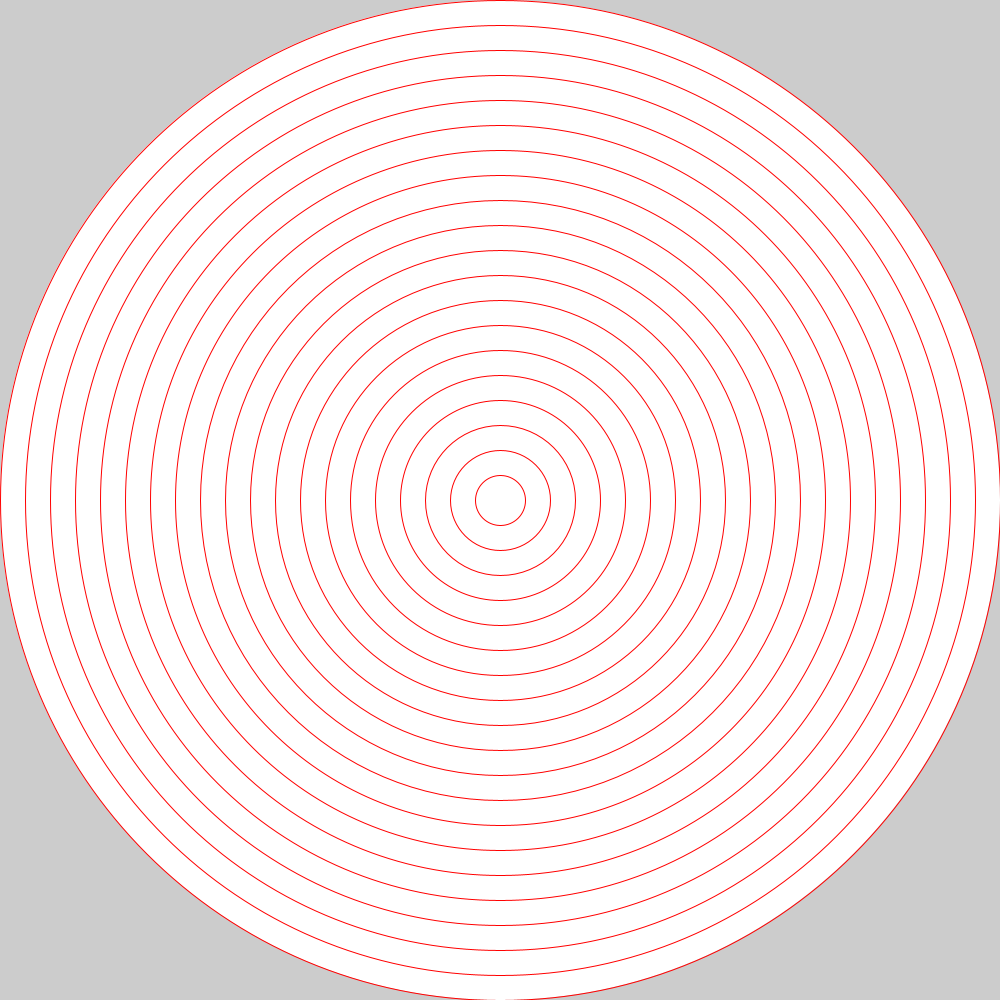
Frame 1 (no input)
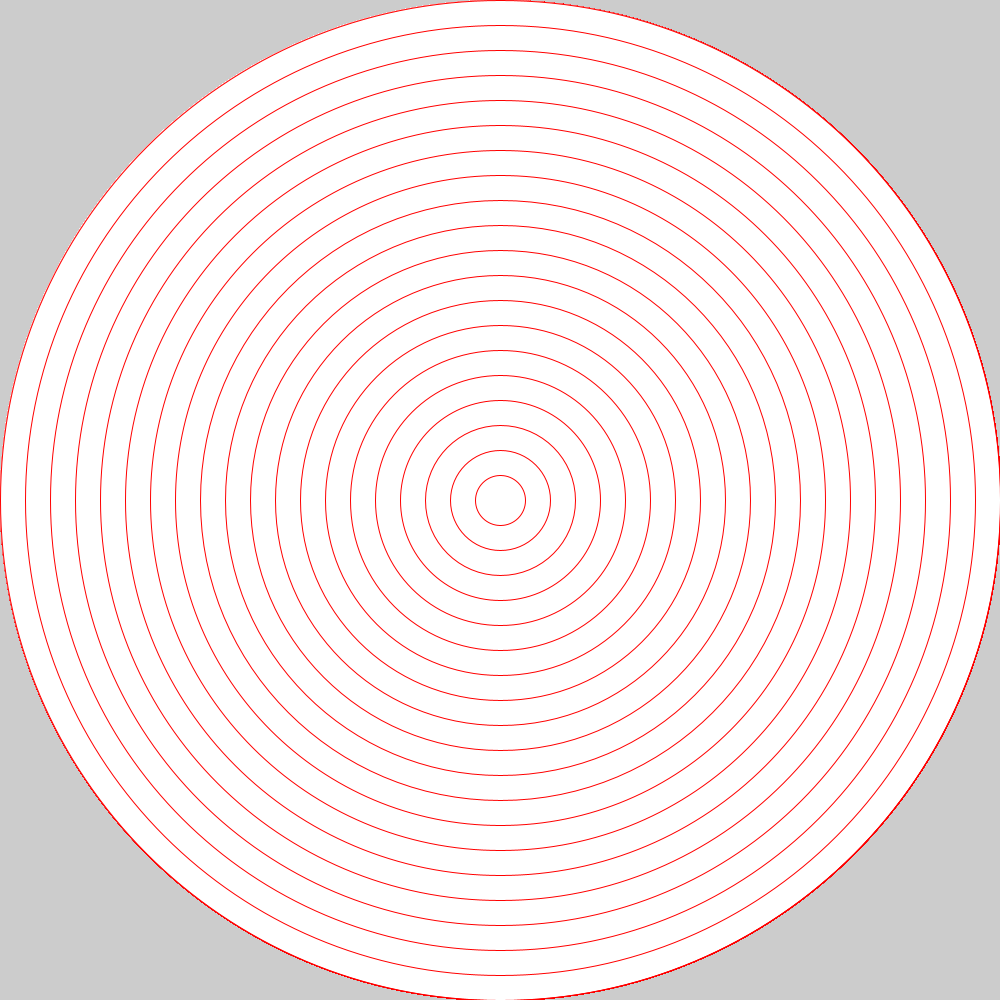
Frame 60 (the mouse pressed at the canvas centre just before this capture)
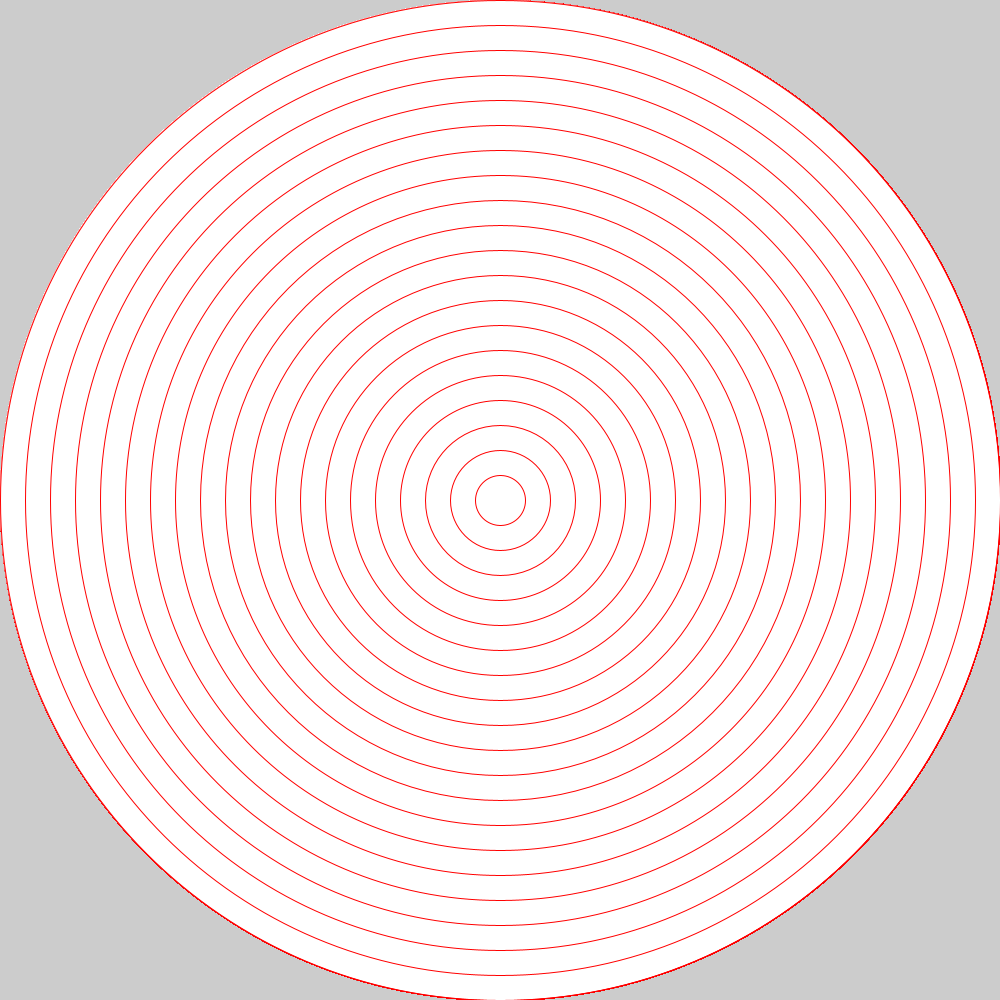
Frame 120 (the mouse held since frame 60 and released just before this capture)

The Processing sketch that drew these frames (run headless with seeded random() and noise(); from frame 60 on, the mouse is pressed at the canvas centre):

// Processing sketch: bullseye
// ── bullseye.pde

void setup() {
   size(1000,1000);
  // set the size of your sketch
  
}

void draw() {
  for (int i = 1000; i > 0; i-=50) {
    if (i % 2 == 0) {
      stroke(255,0,0);
    }
    else {
      stroke(250,250,250);
    }
     ellipse(500,500,i,i);
  //Starting with the largest ellipse, use a for loop to draw a bullseye with ellipses.
  }
  //Use an if statement and remainder to alternate the color of your rings.
  
  
}
